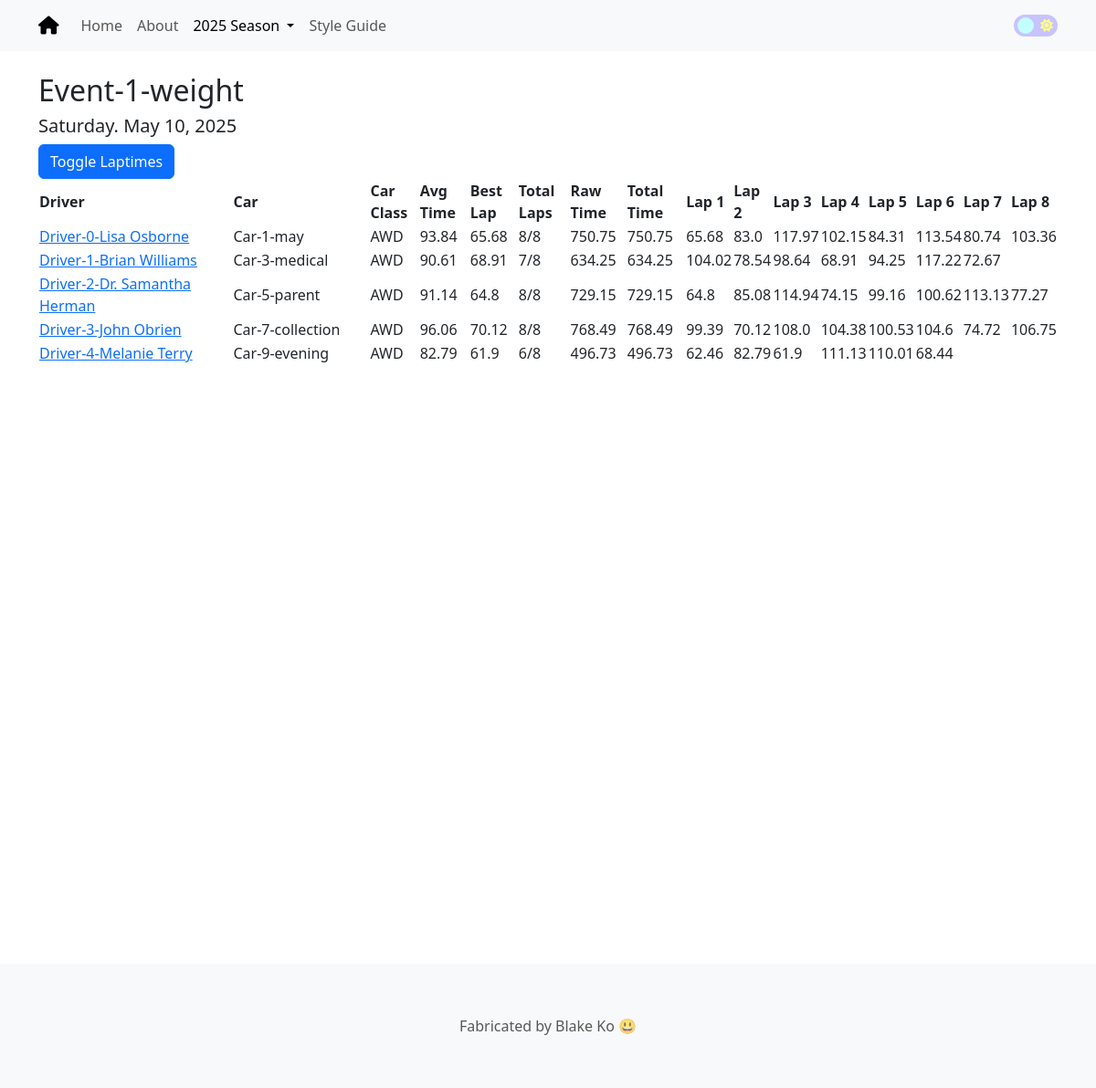
The page /event/2025/2 on the database its author committed.
### app/models.py (models this page shows, shortened)
class Event(db.Model):
    id:             so.Mapped[int] = so.mapped_column(primary_key=True)
    event_name:     so.Mapped[str] = so.mapped_column(sa.String(64), index=True, unique=True)
    event_date:     so.Mapped[datetime.date] = so.mapped_column(sa.Date, index=True)
    event_type_id:  so.Mapped[int] = so.mapped_column(sa.ForeignKey('event_type.id'), index=True)
    season_id:      so.Mapped[int] = so.mapped_column(sa.ForeignKey('season.id'), index=True)
    event_type:     so.Mapped["EventType"] = so.relationship("EventType", back_populates="events")
    season:         so.Mapped["Season"] = so.relationship("Season", back_populates="events")
    driver_events:  so.Mapped[list["DriverEvent"]] = so.relationship("DriverEvent", back_populates="event")

class DriverEvent(db.Model):
    __table_args__ = (sa.UniqueConstraint('driver_id', 'event_id', 'car_id', name='unique_driver_event'),)
    id:         so.Mapped[int] = so.mapped_column(primary_key=True)
    driver_id:  so.Mapped[int] = so.mapped_column(sa.ForeignKey('driver.id'), index=True)
    event_id:   so.Mapped[int] = so.mapped_column(sa.ForeignKey('event.id'), index=True)
    car_id:     so.Mapped[int] = so.mapped_column(sa.ForeignKey('car.id'), index=True)
    driver:     so.Mapped["Driver"] = so.relationship("Driver", back_populates="driver_events")
    event:      so.Mapped["Event"] = so.relationship("Event", back_populates="driver_events")
    car:        so.Mapped["Car"] = so.relationship("Car", back_populates="driver_events")
    laptimes:           so.Mapped[list["Laptime"]] = so.relationship("Laptime", back_populates="driver_event")
    driver_event_stats: so.Mapped[Optional["DriverEventStats"]] = so.relationship("DriverEventStats", back_populates="driver_event")

class Driver(db.Model):
    id:             so.Mapped[int] = so.mapped_column(primary_key=True)
    driver_name:    so.Mapped[str] = so.mapped_column(sa.String(64), index=True, unique=True)
    driver_events:  so.Mapped[list["DriverEvent"]] = so.relationship("DriverEvent", back_populates="driver")
    def get_slug(self):
        return slugify(self.driver_name)

class Car(db.Model):
    __table_args__ = (sa.UniqueConstraint('car_name', 'car_class', name='unique_car'),)
    id:         so.Mapped[int] = so.mapped_column(primary_key=True)
    car_name:   so.Mapped[str] = so.mapped_column(sa.String(64), index=True)
    car_class:  so.Mapped[str] = so.mapped_column(sa.String(64), index=True)
    driver_events: so.Mapped[list["DriverEvent"]] = so.relationship("DriverEvent", back_populates="car")

class DriverEventStats(db.Model):
    id:                 so.Mapped[int] = so.mapped_column(primary_key=True)
    driver_event_id:    so.Mapped[int] = so.mapped_column(sa.ForeignKey('driver_event.id'), unique=True, index=True)
    fastest_lap:        so.Mapped[float] = so.mapped_column(sa.Float)
    average_lap:        so.Mapped[float] = so.mapped_column(sa.Float)
    total_laps:         so.Mapped[int] = so.mapped_column(sa.Integer, index=True)
    raw_time:           so.Mapped[float] = so.mapped_column(sa.Float)
    total_time:         so.Mapped[float] = so.mapped_column(sa.Float)
    driver_event:       so.Mapped["DriverEvent"] = so.relationship("DriverEvent", back_populates="driver_event_stats")

class Laptime(db.Model):
    id:                 so.Mapped[int] = so.mapped_column(primary_key=True)
    driver_event_id:    so.Mapped[int] = so.mapped_column(sa.ForeignKey('driver_event.id'))
    laptime:            so.Mapped[float] = so.mapped_column(sa.Float)
    run_number:         so.Mapped[int] = so.mapped_column(sa.Integer, index=True)
    driver_event:       so.Mapped["DriverEvent"] = so.relationship("DriverEvent", back_populates="laptimes")

### app/routes.py (the view)
@app.route('/event/<int:year>/<int:event_id>')
def event(year, event_id):
    event = db.first_or_404(sa.select(Event).where(Event.id == event_id, sa.extract('year', Event.event_date) == year))
    event_max_laps = get_driver_event_stats_with_most_laps(event_id)
    return render_template('event.html', event=event, event_max_laps=event_max_laps)

### app/context_globals.py (called while the page is built)
@app.context_processor
def inject_globals():
    drivers = db.session.scalars(sa.select(Driver)).all()
    events = db.session.scalars(sa.select(Event)).all()
    return {
        'drivers': drivers,
        'events': events
    }

### app/db_query_helpers.py (called while the page is built)
def get_driver_event_stats_with_most_laps(event_id):
    query = (
        db.session.query(DriverEventStats)
        .join(DriverEvent, DriverEventStats.driver_event_id == DriverEvent.id)
        .filter(DriverEvent.event_id == event_id)
        .order_by(desc(DriverEventStats.total_laps))
        .first()
    )
    return query.total_laps if query else None

### app/templates/event.html
{% extends "base.html" %}
{% block content %}
    <h2>{{ event.event_name }}</h2>
    <h5>{{ event.event_date.strftime('%A') }}. {{ event.event_date.strftime('%B') }} {{ event.event_date.strftime('%d')}}, {{ event.event_date.strftime('%Y') }}</h5>
    <button class="btn btn-primary" type="button" onclick="toggleColumn('laptimes-column')">
        Toggle Laptimes
    </button>
    <table class="my-event-bootstrap-table">
        <thead>
            <tr>
                <th data-field="my-driver" data-sortable="true" class="sticky-col table-fixed-width">Driver</th>
                <th data-field="my-car" data-sortable="true" class="table-fixed-width-sm">Car</th>
                <th data-sortable="true">Car Class</th>
                <th data-sortable="true">Avg Time</th>
                <th data-sortable="true">Best Lap</th>
                <th data-sortable="true">Total Laps</th>
                <th data-sortable="true">Raw Time</th>
                <th data-sortable="true">Total Time</th>
                {% for i in range(event_max_laps) %}
                <th class="laptimes-column" data-sortable="true">Lap {{ i + 1 }}</th>
                {% endfor %}
            </tr>
        </thead>
        <tbody>
            {% for driver_event in event.driver_events %}
            <tr>
                <td class="sticky-col"><a href="{{ url_for('driver', driver_id=driver_event.driver.id, slug=driver_event.driver.get_slug()) }}">{{ driver_event.driver.driver_name }}</a></td>
                <td>{{ driver_event.car.car_name }}</td>
                <td>{{ driver_event.car.car_class }}</td>
                <td>{{ driver_event.driver_event_stats.average_lap }}</td>
                <td>{{ driver_event.driver_event_stats.fastest_lap }}</td>
                <td>{{ driver_event.driver_event_stats.total_laps }}/{{ event_max_laps }}</td>
                <td>{{ driver_event.driver_event_stats.raw_time }}</td>
                <td>{{ driver_event.driver_event_stats.total_time }}</td>
                {% for laptime in driver_event.laptimes %}
                <td class="laptimes-column">{{ laptime.laptime }}</td>
                {% endfor %}
            </tr>
            {% endfor %}
        </tbody>
    </table>
{% endblock %}

### app/static/css/footer.css (style rules this page uses)
html, body { height: 100%; margin: 0; }

### app/static/css/table-helpers.css (style rules this page uses)
.sticky-col { position: sticky; left: 0; z-index: 2; }
.table-fixed-width { min-width: 200px; }
.table-fixed-width-sm { min-width: 150px; }

### rows shown on the page
Event: event_name "Event-1-weight", event_date "Saturday", event_date "May", event_date "10", event_date "2025"
DriverEvent: driver.driver_name "Driver-0-Lisa Osborne", car.car_name "Car-1-may", car.car_class "AWD", driver_event_stats.average_lap "93.84", driver_event_stats.fastest_lap "65.68", driver_event_stats.total_laps "8", event_max_laps "8", driver_event_stats.raw_time "750.75", driver_event_stats.total_time "750.75"
Laptime: laptime "65.68"
Laptime: laptime "83.0"
Laptime: laptime "117.97"
Laptime: laptime "102.15"
Laptime: laptime "84.31"
Laptime: laptime "113.54"
Laptime: laptime "80.74"
Laptime: laptime "103.36"
DriverEvent: driver.driver_name "Driver-1-Brian Williams", car.car_name "Car-3-medical", car.car_class "AWD", driver_event_stats.average_lap "90.61", driver_event_stats.fastest_lap "68.91", driver_event_stats.total_laps "7", event_max_laps "8", driver_event_stats.raw_time "634.25", driver_event_stats.total_time "634.25"
Laptime: laptime "104.02"
Laptime: laptime "78.54"
Laptime: laptime "98.64"
Laptime: laptime "68.91"
Laptime: laptime "94.25"
Laptime: laptime "117.22"
Laptime: laptime "72.67"
DriverEvent: driver.driver_name "Driver-2-Dr. Samantha Herman", car.car_name "Car-5-parent", car.car_class "AWD", driver_event_stats.average_lap "91.14", driver_event_stats.fastest_lap "64.8", driver_event_stats.total_laps "8", event_max_laps "8", driver_event_stats.raw_time "729.15", driver_event_stats.total_time "729.15"
Laptime: laptime "64.8"
Laptime: laptime "85.08"
Laptime: laptime "114.94"
Laptime: laptime "74.15"
Laptime: laptime "99.16"
Laptime: laptime "100.62"
Laptime: laptime "113.13"
Laptime: laptime "77.27"
DriverEvent: driver.driver_name "Driver-3-John Obrien", car.car_name "Car-7-collection", car.car_class "AWD", driver_event_stats.average_lap "96.06", driver_event_stats.fastest_lap "70.12", driver_event_stats.total_laps "8", event_max_laps "8", driver_event_stats.raw_time "768.49", driver_event_stats.total_time "768.49"
Laptime: laptime "99.39"
Laptime: laptime "70.12"
Laptime: laptime "108.0"
Laptime: laptime "104.38"
Laptime: laptime "100.53"
Laptime: laptime "104.6"
Laptime: laptime "74.72"
Laptime: laptime "106.75"
DriverEvent: driver.driver_name "Driver-4-Melanie Terry", car.car_name "Car-9-evening", car.car_class "AWD", driver_event_stats.average_lap "82.79", driver_event_stats.fastest_lap "61.9", driver_event_stats.total_laps "6", event_max_laps "8", driver_event_stats.raw_time "496.73", driver_event_stats.total_time "496.73"
Laptime: laptime "62.46"
Laptime: laptime "82.79"
Laptime: laptime "61.9"
Laptime: laptime "111.13"
Laptime: laptime "110.01"
Laptime: laptime "68.44"

### other values the page prints
{{ i + 1 }} "1" "2" "3" "4" "5" "6" "7" "8"
